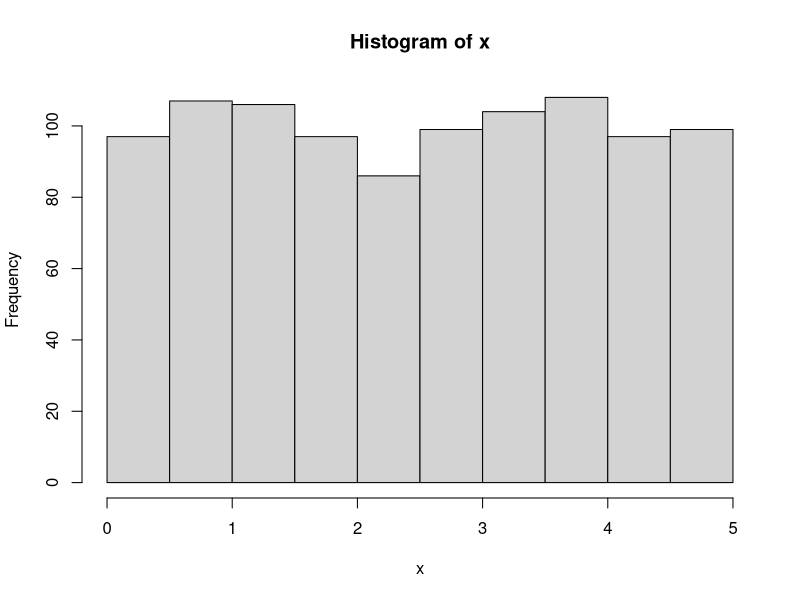
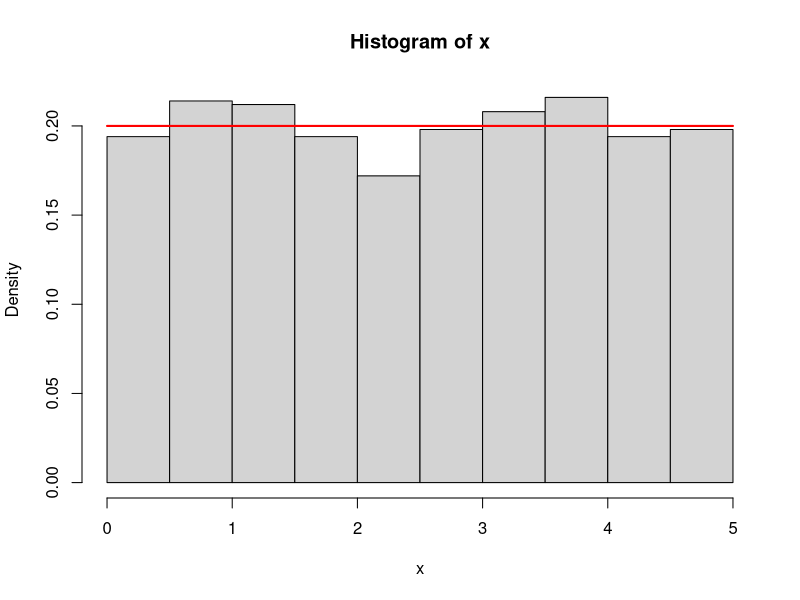
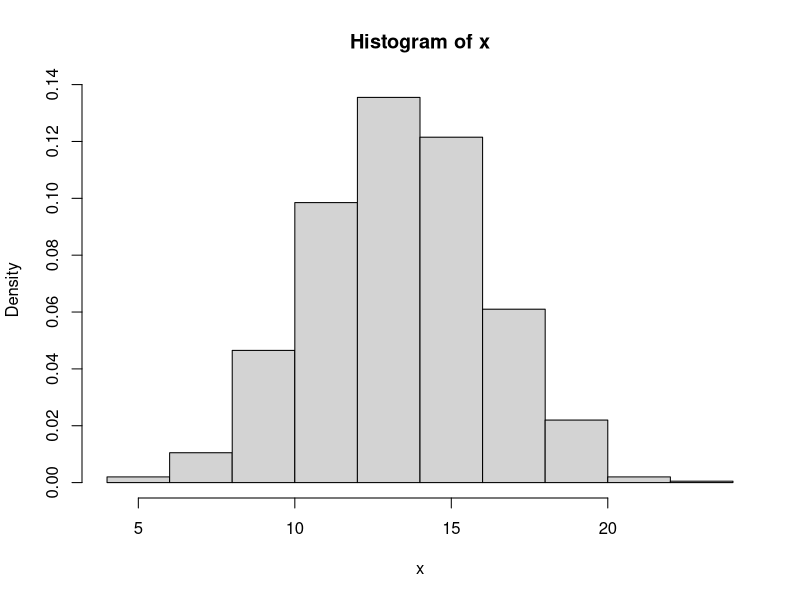
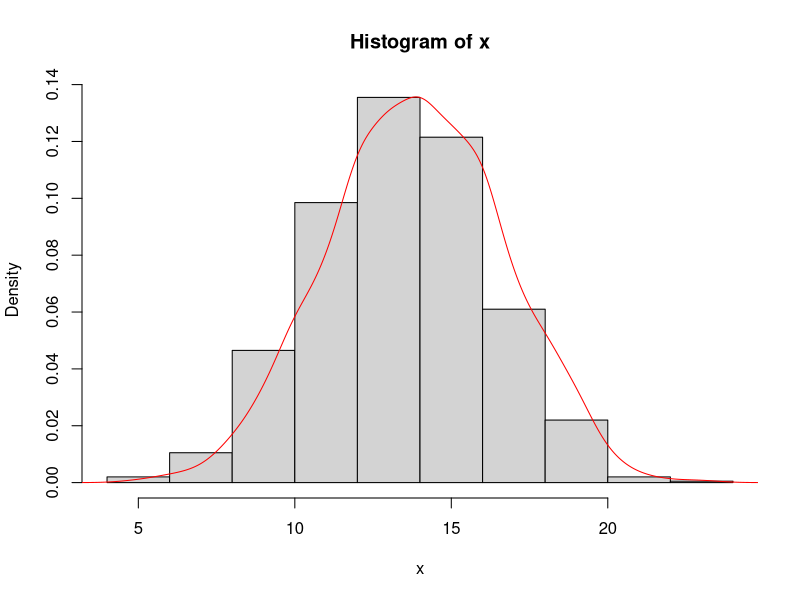
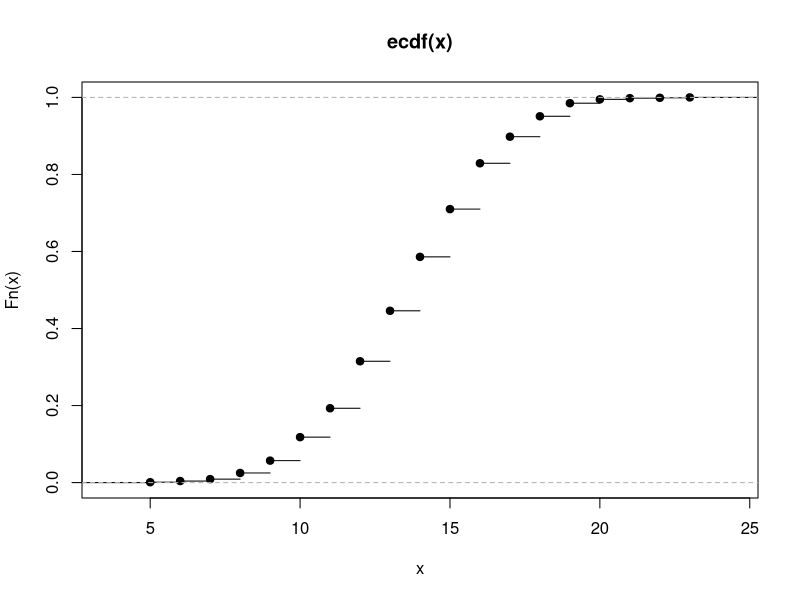

Generate these figures, in order, with R:
S = c('H','T') # Sample space of coin flip
sample(S, 10, replace=TRUE) # 10 Simple events

S = seq(6)
sample(S, 10, replace=TRUE) # Sample space of dice roll

# random uniform distribution, 10 draws
x = runif(10)  
x = runif(10, 0, 5)

# distribution function - cumulative probability from -inf to the value in the sample space - 0.4 at 2, 0.6 at 3
# integral of entire space is equal to 1
h = punif(2, 0, 5)
h = punif(3, 0, 5)

# density function - probability between definite values in sample space
# for discrete uniform distribution, probability AT the value - 0.2 at 2, 0.2 at 3
# integral of entire space is equal to 1
g = dunif(3, 0, 5)
g = dunif(2, 0, 5)

x = runif(1000, 0, 5)
hist(x)
y = seq(0, 5, 0.001)

u = hist(x, freq=F)
points(y, dunif(y, 0, 5), type="l",lwd=2, col="red")

sum(u$counts)
sum(u$density*0.5)


windows(10,5)

x = rbinom(1000, size=31, prob=0.447)
hist(x, freq=F)
hist(x, probability=T)
lines(density(x),col="red")
plot(ecdf(x))


